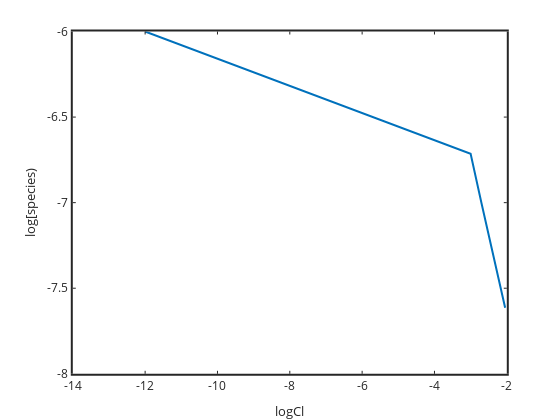

The code cell stored with this chart in its notebook:
### Code cell
h=plot(log10(ClT),log10(Ag),log10(ClT),log10(AgCls),log10(ClT),log10(AgCl),log10(ClT),log10(AgCl2),log10(ClT),log10(AgCl3),log10(ClT),log10(AgCl4));
%h=plot(log10(ClT),log10(Ag));
set(h,'linewidth',2);
set(gca,'linewidth',2,'fontsize',12);
xlabel('logCl'); ylabel('log[species)');
%xlabel('logCl'); ylabel('logAg');
legend('Ag','AgCls','AgCl','AgCl2','AgCl3','AgCl4','location','eastoutside')
%axis([-40 0 -8.5 -5])

end

### Figure 1 — Plotly figure (JSON) as saved in the notebook; plotly's stock layout.template omitted (floating-point values rounded to 4 significant figures)
{"data": [{"line": {"color": "rgb(0,113,188)", "dash": "solid", "width": 2}, "marker": {"color": "rgb(0,113,188)", "line": {"color": "rgb(0,113,188)"}, "size": 6, "symbol": "none"}, "mode": "lines", "name": "", "showlegend": false, "type": "scatter", "visibility": true, "x": [-12.0, -3.0, -2.699, -2.523, -2.398, -2.301, -2.222, -2.155, -2.097, -2.046], "xaxis": "x", "y": [-6.0, -6.714, -7.003, -7.17, -7.288, -7.378, -7.452, -7.514, -7.567, -7.614], "yaxis": "y"}], "layout": {"height": 420, "hovermode": "closest", "margin": {"b": 0, "l": 0, "r": 0, "t": 0}, "plot_bgcolor": "rgba(0, 0, 0, 0)", "showlegend": false, "width": 560, "xaxis": {"anchor": "y", "autorange": false, "domain": [0.13, 0.905], "exponentformat": "none", "gridcolor": "rgba(38,38,38,0.15)", "gridwidth": 2, "linecolor": "rgb(38,38,38)", "linewidth": 2, "mirror": "ticks", "range": [-14, -2], "showgrid": false, "showline": true, "side": "bottom", "spikedash": "solid", "spikemode": "across", "spikesides": false, "spikethickness": 1, "tickangle": 0, "tickcolor": "rgb(38,38,38)", "tickfont": {"color": "rgb(38,38,38)", "size": 12}, "ticklen": 3, "ticks": "inside", "ticktext": ["-14", "-12", "-10", "-8", "-6", "-4", "-2"], "tickvals": [-14, -12, -10, -8, -6, -4, -2], "title": {"font": {"color": "rgb(38,38,38)", "size": 13.2}, "text": "logCl"}, "type": "linear", "visible": true, "zeroline": false}, "yaxis": {"anchor": "x", "autorange": false, "domain": [0.11, 0.925], "exponentformat": "none", "gridcolor": "rgba(38,38,38,0.15)", "gridwidth": 2, "linecolor": "rgb(38,38,38)", "linewidth": 2, "mirror": "ticks", "range": [-8, -6], "showgrid": false, "showline": true, "side": "left", "spikedash": "solid", "spikemode": "across", "spikesides": false, "spikethickness": 1, "tickangle": 0, "tickcolor": "rgb(38,38,38)", "tickfont": {"color": "rgb(38,38,38)", "size": 12}, "ticklen": 3, "ticks": "inside", "ticktext": ["-8", "-7.5", "-7", "-6.5", "-6"], "tickvals": [-8, -7.5, -7, -6.5, -6], "title": {"font": {"color": "rgb(38,38,38)", "size": 13.2}, "text": "log[species)"}, "type": "linear", "visible": true, "zeroline": false}}}
